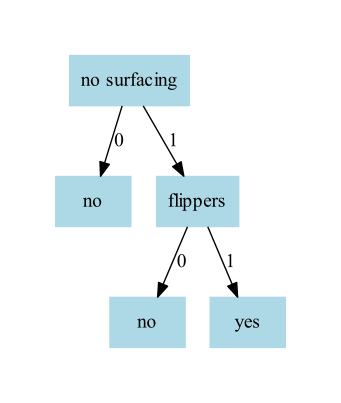

Write Python code to recreate this figure.
# -*- coding:utf-8 -*-
import math, operator
import os

def calcShannonEnt(dataSet):
    numEntries = len(dataSet)
    # print '\nnumEntries=', numEntries
    labelCounts = {}
    for featVec in dataSet:
        currentLabel = featVec[-1]
        if currentLabel not in labelCounts.keys():
            labelCounts[currentLabel] = 0
        labelCounts[currentLabel] += 1
    shannonEnt = 0.0
    # print 'labelCounts', labelCounts
    for key in labelCounts:
        # print 'key=', key
        prob = float(labelCounts[key]) / numEntries
        # print 'prob=', prob
        shannonEnt -= prob * math.log(prob, 2)
        # print 'shannonEnt=', shannonEnt, '\n'
    return shannonEnt


def splitDataSet(dataSet, axis, value):
    retDataSet = []
    for featVec in dataSet:
        # print '\n', featVec, featVec[axis], value
        if featVec[axis] == value:
            reducedFeatVec = featVec[:axis]
            # print 'red=',reducedFeatVec
            reducedFeatVec.extend(featVec[axis + 1:])
            retDataSet.append(reducedFeatVec)
    return retDataSet


def createDataSet():
    dataSet = [[1, 1, 'yes'],
               [1, 1, 'yes'],
               [1, 0, 'no'],
               [0, 1, 'no'],
               [0, 1, 'no']
               ]
    labels = ['no surfacing', 'flippers']
    return dataSet, labels


def chooseBestFeatureToSplit(dataSet):
    numFeatures = len(dataSet[0]) - 1
    baseEntropy = calcShannonEnt(dataSet)
    bestInfoGain = 0.0
    bestFeature = -1
    for i in range(numFeatures):
        featList = [example[i] for example in dataSet]
        # print 'featList=',featList
        uniqueVals = set(featList)
        # print 'unique=',uniqueVals
        newEntropy = 0.0
        for value in uniqueVals:
            subDataSet = splitDataSet(dataSet, i, value)
            prob = len(subDataSet) / float(len(dataSet))
            newEntropy += prob * calcShannonEnt(subDataSet)
        infoGain = baseEntropy - newEntropy
        if (infoGain > bestInfoGain):
            bestInfoGain = infoGain
            bestFeature = i
    return bestFeature


def majorityCnt(classList):
    '''
    :param classList: 
    :return: 
    '''
    classCount = {}
    for vote in classList:
        if vote not in classCount.keys(): classCount[vote] = 0
        classCount[vote] += 1
    sortedClassCount = sorted(classCount.iteritems(), key=operator.itemgetter(1), reverse=True)
    return sortedClassCount[0][0]


def createTree(dataSet, labels):
    classList = [example[-1] for example in dataSet]
    if classList.count(classList[0]) == len(classList):
        return classList[0]
    if len(dataSet[0]) == 1:
        return majorityCnt(classList)
    bestFeat = chooseBestFeatureToSplit(dataSet)
    # print 'labels=',labels
    bestFeatLabel = labels[bestFeat]
    myTree = {bestFeatLabel: {}}
    del (labels[bestFeat])
    featValues = [example[bestFeat] for example in dataSet]
    uniqueVals = set(featValues)
    for value in uniqueVals:
        subLabels = labels[:]
        # print 'subL=',subLabels
        myTree[bestFeatLabel][value] = createTree(splitDataSet(dataSet, bestFeat, value), subLabels)
    return myTree


def printDict(dict_a, result):
    if isinstance(dict_a, dict):  # 使用isinstance检测数据类型
        for x in range(len(dict_a)):
            temp_key = dict_a.keys()[x]
            temp_value = dict_a[temp_key]
            if isinstance(temp_value, dict):  # 将叶子节点全部加入
                for kk in temp_value:
                    temp_list = []
                    if isinstance(temp_value[kk], dict) == False:
                        temp_list.append(temp_key)
                        temp_list.append(kk)
                        temp_list.append(temp_value[kk])
                        result.append(temp_list)
                    elif isinstance(temp_value[kk], dict) and isinstance(temp_key,str ):
                        temp_list.append(temp_key)
                        temp_list.append(kk)
                        temp_list.append(temp_value[kk].keys()[0])
                        result.append(temp_list)
            printDict(temp_value, result)  # 自我调用实现无限遍历

def createDot(name, treeDict):
    file = open("tree.dot", 'wb')
    string = 'digraph ' + name + '{'
    result = []
    printDict(treeDict,result)
    print result
    string += '\n  node [shape="box" style = filled color=lightblue];\n'
    dotNames = []
    relation = ''
    for re in result:
        if re[0] not in dotNames:
            dotNames.append(re[0])
        dotNames.append(re[2])

    dotDict=dict(zip(range(len(dotNames)), dotNames))
    sign=list(range(len(dotNames)))
    for re in result:
        for key in dotDict:
            if re[0]==dotDict[key]:
                re[0]=key
            elif re[2]==dotDict[key] and key in sign:
                re[2]=key
                sign.remove(key)

    for a in range(len(dotNames)):
        string += '  ' + str(a) +' [label="%s"]'%str(dotDict[a]) + ';\n'

    for re in result:
        relation += '  ' + str(re[0]) + ' -> ' + str(re[2]) + ' [label="%s"]'%str(re[1])+ ';\n';

    string = string + relation
    string += '\n}'
    file.write(string)
    file.close()
    os.system('dot -Tpdf tree.dot -o tree.pdf')

myDat, labels = createDataSet()
# print myDat, calcShannonEnt(myDat)
# print myDat
# print splitDataSet(myDat,0,1)
# print chooseBestFeatureToSplit(myDat)
treeDict=createTree(myDat,labels)
#treeDict = {'no surfacing': {0: 'no', 1: {'flippers': {0: 'no', 1: 'yes'}}, 2: {'maybe': {0: 'test'}}}}
createDot('g', treeDict)
